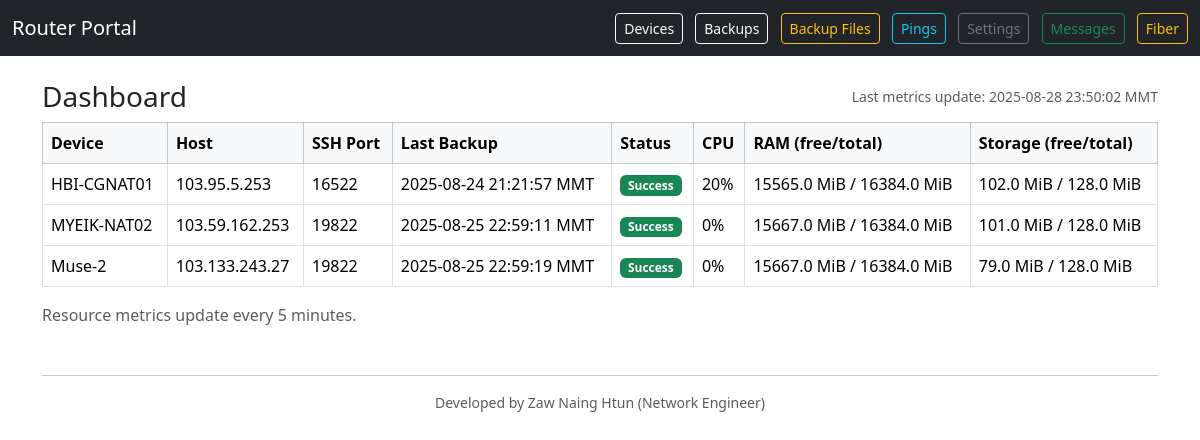
Before: / with the older database file.
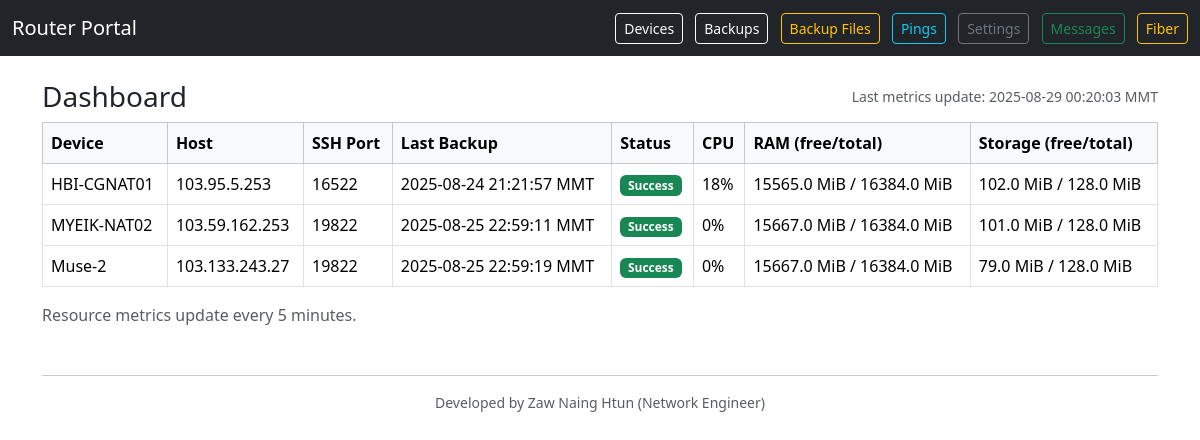
After: the same page with the newer database file.
### models.py (models this page shows)
class Device(db.Model):
    __tablename__ = 'devices'
    id = db.Column(db.Integer, primary_key=True)
    name = db.Column(db.String(128), unique=True, nullable=False)
    host = db.Column(db.String(255), nullable=False)
    username = db.Column(db.String(128), nullable=False)
    password = db.Column(db.String(255), nullable=False)
    port = db.Column(db.Integer, nullable=False, default=22)
    enabled = db.Column(db.Boolean, nullable=False, default=True)
    snmp_version = db.Column(db.String(8), nullable=False, default='v2c')
    snmp_community = db.Column(db.String(128))
    schedule = db.Column(db.String(16), nullable=False, default='manual')
    last_backup_status = db.Column(db.String(16))  # success | fail | None
    last_backup_time = db.Column(db.DateTime(timezone=True))
    last_backup_message = db.Column(db.Text)
    metrics = db.relationship('ResourceMetric', backref='device', cascade='all, delete-orphan')
    last_cpu_alert_at = db.Column(db.DateTime(timezone=True))
    last_ram_alert_at = db.Column(db.DateTime(timezone=True))
    last_storage_alert_at = db.Column(db.DateTime(timezone=True))

class ResourceMetric(db.Model):
    __tablename__ = 'resource_metrics'
    id = db.Column(db.Integer, primary_key=True)
    device_id = db.Column(db.Integer, db.ForeignKey('devices.id'), nullable=False)
    timestamp = db.Column(db.DateTime(timezone=True), nullable=False, default=lambda: datetime.now(timezone.utc), index=True)
    cpu_load_percent = db.Column(db.Float)
    total_memory_bytes = db.Column(db.BigInteger)
    free_memory_bytes = db.Column(db.BigInteger)
    total_storage_bytes = db.Column(db.BigInteger)
    free_storage_bytes = db.Column(db.BigInteger)

### app.py (the view, shortened to what this page needs)
    @app.route('/')
    def dashboard():
        devices = Device.query.order_by(Device.name.asc()).all()
        latest_metrics_by_device = {}
        for device in devices:
            latest = (
                ResourceMetric.query
                .filter_by(device_id=device.id)
                .order_by(ResourceMetric.timestamp.desc())
                .first()
            )
            latest_metrics_by_device[device.id] = latest
        last_metrics_update = (
            db.session.query(db.func.max(ResourceMetric.timestamp)).scalar()
        )
        return render_template(
            'dashboard.html',
            devices=devices,
            latest_metrics_by_device=latest_metrics_by_device,
            last_metrics_update=last_metrics_update,
        )

### templates/dashboard.html
{% extends 'base.html' %}
{% block content %}
<div class="d-flex align-items-center justify-content-between mb-2">
  <h3 class="mb-0">Dashboard</h3>
  <div class="text-muted small">
    Last metrics update:
    {% if last_metrics_update %}
      {{ last_metrics_update|yangon_time }} MMT
    {% else %}
      -
    {% endif %}
  </div>
  </div>
<div class="table-responsive">
  <table class="table table-bordered align-middle">
    <thead class="table-light">
      <tr>
        <th>Device</th>
        <th>Host</th>
        <th>SSH Port</th>
        <th>Last Backup</th>
        <th>Status</th>
        <th>CPU</th>
        <th>RAM (free/total)</th>
        <th>Storage (free/total)</th>
      </tr>
    </thead>
    <tbody>
      {% for d in devices %}
      {% set m = latest_metrics_by_device.get(d.id) %}
      <tr>
        <td>{{ d.name }}</td>
        <td>{{ d.host }}</td>
        <td>{{ d.port }}</td>
        <td>
          {% if d.last_backup_time %}
            {{ d.last_backup_time|yangon_time }} MMT
          {% else %}
            -
          {% endif %}
        </td>
        <td>
          {% if d.last_backup_status == 'success' %}
            <span class="badge text-bg-success">Success</span>
          {% elif d.last_backup_status == 'fail' %}
            <span class="badge text-bg-danger">Fail</span>
          {% else %}
            <span class="badge text-bg-secondary">N/A</span>
          {% endif %}
        </td>
        <td>
          {% if m and m.cpu_load_percent is not none %}
            {{ '%.0f'|format(m.cpu_load_percent) }}%
          {% else %}-{% endif %}
        </td>
        <td>
          {% if m and m.free_memory_bytes and m.total_memory_bytes %}
            {{ (m.free_memory_bytes/1024/1024)|round(0) }} MiB / {{ (m.total_memory_bytes/1024/1024)|round(0) }} MiB
          {% else %}-{% endif %}
        </td>
        <td>
          {% if m and m.free_storage_bytes and m.total_storage_bytes %}
            {{ (m.free_storage_bytes/1024/1024)|round(0) }} MiB / {{ (m.total_storage_bytes/1024/1024)|round(0) }} MiB
          {% else %}-{% endif %}
        </td>
      </tr>
      {% endfor %}
    </tbody>
  </table>
</div>
<p class="text-muted">Resource metrics update every 5 minutes.</p>
{% endblock %}

### templates/base.html (shortened to what this page needs)
<!doctype html>
<html lang="en">
  <head>
    <link href="https://cdn.jsdelivr.net/npm/bootstrap@5.3.3/dist/css/bootstrap.min.css" rel="stylesheet">
  </head>
  <body>
    <nav class="navbar navbar-expand-lg navbar-dark bg-dark">
      <div class="container-fluid">
        <a class="navbar-brand" href="{{ url_for('dashboard') }}">Router Portal</a>
        <div>
          <a class="btn btn-sm btn-outline-light me-2" href="{{ url_for('devices_page') }}">Devices</a>
          <a class="btn btn-sm btn-outline-light me-2" href="{{ url_for('backup_page') }}">Backups</a>
          <a class="btn btn-sm btn-outline-warning me-2" href="{{ url_for('backup_files') }}">Backup Files</a>
          <a class="btn btn-sm btn-outline-info" href="{{ url_for('pings_page') }}">Pings</a>
          <a class="btn btn-sm btn-outline-secondary ms-2" href="{{ url_for('telegram_settings') }}">Settings</a>
          <a class="btn btn-sm btn-outline-success ms-2" href="{{ url_for('messages_page') }}">Messages</a>
          <a class="btn btn-sm btn-outline-warning ms-2" href="{{ url_for('fibers_page') }}">Fiber</a>
        </div>
      </div>
    </nav>
    <div class="container mt-4">
      {% block content %}{% endblock %}
      <hr class="mt-5"/>
      <footer class="text-center text-muted small mb-3">
        Developed by Zaw Naing Htun (Network Engineer)
      </footer>
    </div>
  </body>
  </html>

Changed rows visible on the page:
no longer on this page (row unchanged): ResourceMetric: cpu_load_percent "20", (m.free_memory_bytes/1024/1024)|round(0) "15565.0", (m.total_memory_bytes/1024/1024)|round(0) "16384.0", (m.free_storage_bytes/1024/1024)|round(0) "102.0", (m.total_storage_bytes/1024/1024)|round(0) "128.0"
added ResourceMetric: cpu_load_percent "18", (m.free_memory_bytes/1024/1024)|round(0) "15565.0", (m.total_memory_bytes/1024/1024)|round(0) "16384.0", (m.free_storage_bytes/1024/1024)|round(0) "102.0", (m.total_storage_bytes/1024/1024)|round(0) "128.0"
Other visible differences:
{{ last_metrics_update|yangon_time }}: "2025-08-28 23:50:02" → "2025-08-29 00:20:03"
